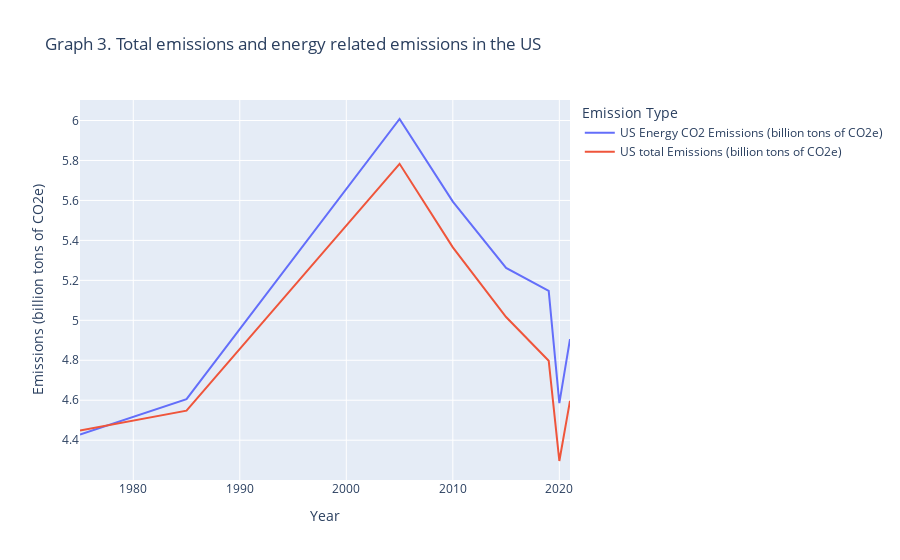

The notebook cell saved with this chart:
### Code cell
fig = px.line(
    melted_CO2_US,
    x="Year",
    y="Emissions (billion tons of CO2e)",
    color="Emission Type",
    title="Graph 3. Total emissions and energy related emissions in the US"
)


fig.show()

### Figure 1 — Plotly figure (JSON) as saved in the notebook; plotly's stock layout.template omitted (floating-point values rounded to 4 significant figures)
{"data": [{"hovertemplate": "Emission Type=US Energy CO2 Emissions (billion tons of CO2e)<br>Year=%{x}<br>Emissions (billion tons of CO2e)=%{y}<extra></extra>", "legendgroup": "US Energy CO2 Emissions (billion tons of CO2e)", "line": {"color": "#636efa", "dash": "solid"}, "marker": {"symbol": "circle"}, "mode": "lines", "name": "US Energy CO2 Emissions (billion tons of CO2e)", "orientation": "v", "showlegend": true, "type": "scatter", "x": [1975, 1985, 2005, 2010, 2015, 2019, 2020, 2021], "xaxis": "x", "y": [4.428, 4.606, 6.008, 5.594, 5.262, 5.147, 4.585, 4.906], "yaxis": "y"}, {"hovertemplate": "Emission Type=US total Emissions (billion tons of CO2e)<br>Year=%{x}<br>Emissions (billion tons of CO2e)=%{y}<extra></extra>", "legendgroup": "US total Emissions (billion tons of CO2e)", "line": {"color": "#EF553B", "dash": "solid"}, "marker": {"symbol": "circle"}, "mode": "lines", "name": "US total Emissions (billion tons of CO2e)", "orientation": "v", "showlegend": true, "type": "scatter", "x": [1975, 1985, 2005, 2010, 2015, 2019, 2020, 2021], "xaxis": "x", "y": [4.448, 4.548, 5.783, 5.365, 5.016, 4.798, 4.296, 4.597], "yaxis": "y"}], "layout": {"autosize": true, "legend": {"title": {"text": "Emission Type"}, "tracegroupgap": 0}, "title": {"text": "Graph 3. Total emissions and energy related emissions in the US"}, "xaxis": {"anchor": "y", "autorange": true, "domain": [0, 1], "range": [1975, 2021], "title": {"text": "Year"}, "type": "linear"}, "yaxis": {"anchor": "x", "autorange": true, "domain": [0, 1], "range": [4.201, 6.103], "title": {"text": "Emissions (billion tons of CO2e)"}, "type": "linear"}}}
